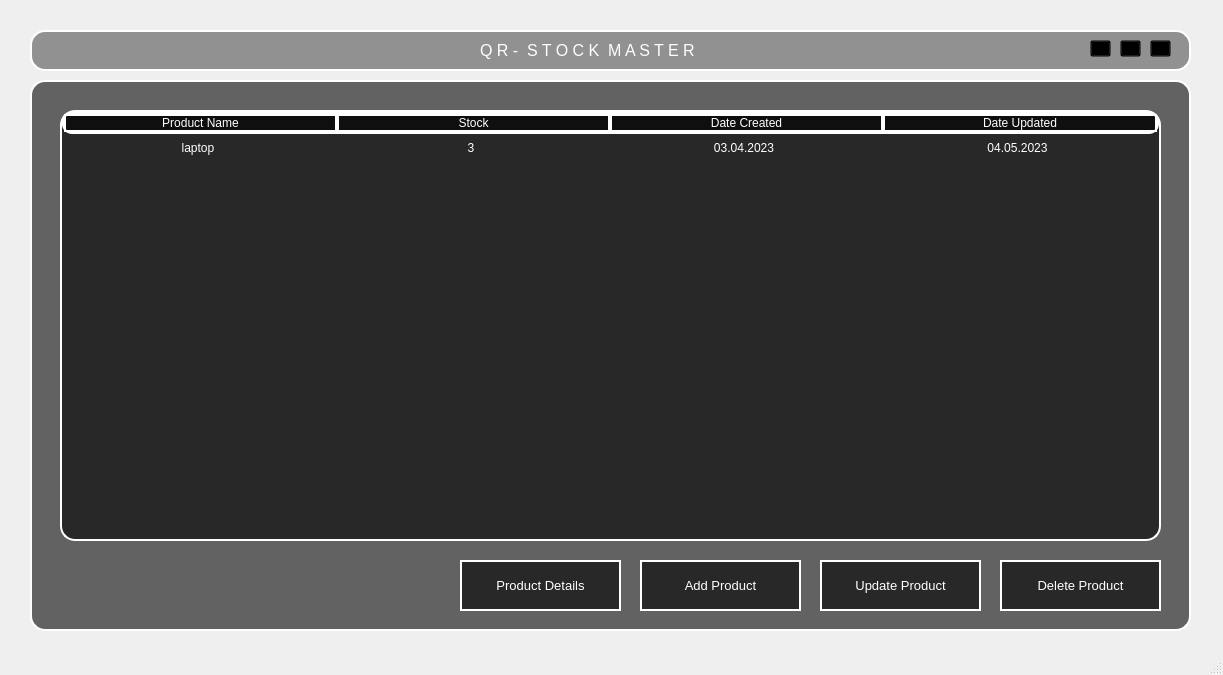
<?xml version="1.0" encoding="UTF-8"?>
<ui version="4.0">
 <class>MainWindow</class>
 <widget class="QMainWindow" name="MainWindow">
  <property name="geometry">
   <rect>
    <x>0</x>
    <y>0</y>
    <width>1223</width>
    <height>675</height>
   </rect>
  </property>
  <property name="windowTitle">
   <string>MainWindow</string>
  </property>
  <widget class="QWidget" name="centralwidget">
   <property name="styleSheet">
    <string notr="true"/>
   </property>
   <widget class="QLabel" name="label">
    <property name="geometry">
     <rect>
      <x>20</x>
      <y>30</y>
      <width>531</width>
      <height>41</height>
     </rect>
    </property>
    <property name="styleSheet">
     <string notr="true">QPushButton#btn_x{
         background-color: qlineargradient(spread:pad, x1:0, y1:0.505682, x2:1, y2:0477, stop:0 rgba(20, 47, 78, 219), stop:1 rgba(85, 98 , 112, 226));
        color: rgba(255, 255, 255, 210);
        border-radius:5px;
}
QPushButton#btn_x:pressed{
        padding-left:5px;
        padding-top:5px;
        background-color:rgba(105, 118, 132, 200);
}
QPushButton#btn_x:hover{
        background-color: qlineargradient(spread:pad, x1:0, y1:0.505682, x2:1, y2:0477, stop:0 rgba(40, 67, 98, 219), stop:1 rgba(105, 118 , 132, 226));
}
</string>
    </property>
    <property name="text">
     <string/>
    </property>
   </widget>
   <widget class="QLabel" name="label_2">
    <property name="geometry">
     <rect>
      <x>30</x>
      <y>30</y>
      <width>1161</width>
      <height>41</height>
     </rect>
    </property>
    <property name="styleSheet">
     <string notr="true">background-color:rgba(0, 0, 0, 100);
border-radius:15px;
border: 1.5px solid white;</string>
    </property>
    <property name="text">
     <string/>
    </property>
   </widget>
   <widget class="QWidget" name="widget" native="true">
    <property name="geometry">
     <rect>
      <x>1090</x>
      <y>40</y>
      <width>81</width>
      <height>21</height>
     </rect>
    </property>
    <property name="styleSheet">
     <string notr="true"/>
    </property>
    <widget class="QPushButton" name="btn_max_3">
     <property name="geometry">
      <rect>
       <x>0</x>
       <y>0</y>
       <width>21</width>
       <height>17</height>
      </rect>
     </property>
     <property name="styleSheet">
      <string notr="true">background-color: rgba(0, 0, 0, 0);</string>
     </property>
     <property name="text">
      <string/>
     </property>
     <property name="icon">
      <iconset resource="icons/iconsRed.qrc">
       <normaloff>:/icons/minus.svg</normaloff>:/icons/minus.svg</iconset>
     </property>
    </widget>
    <widget class="QPushButton" name="btn_max_2">
     <property name="geometry">
      <rect>
       <x>60</x>
       <y>0</y>
       <width>21</width>
       <height>17</height>
      </rect>
     </property>
     <property name="styleSheet">
      <string notr="true">background-color: rgba(0, 0, 0, 0);
</string>
     </property>
     <property name="text">
      <string/>
     </property>
     <property name="icon">
      <iconset resource="icons/iconsRed.qrc">
       <normaloff>:/icons/x.svg</normaloff>:/icons/x.svg</iconset>
     </property>
    </widget>
    <widget class="QPushButton" name="btn_max">
     <property name="geometry">
      <rect>
       <x>30</x>
       <y>0</y>
       <width>21</width>
       <height>17</height>
      </rect>
     </property>
     <property name="styleSheet">
      <string notr="true">background-color: rgba(0, 0, 0, 0);</string>
     </property>
     <property name="text">
      <string/>
     </property>
     <property name="icon">
      <iconset resource="icons/iconsRed.qrc">
       <normaloff>:/icons/maximize.svg</normaloff>:/icons/maximize.svg</iconset>
     </property>
    </widget>
   </widget>
   <widget class="QLabel" name="label_3">
    <property name="geometry">
     <rect>
      <x>10</x>
      <y>10</y>
      <width>1201</width>
      <height>641</height>
     </rect>
    </property>
    <property name="styleSheet">
     <string notr="true">background-image: url(:/image/bg2.jpg);
border-radius:15px;
</string>
    </property>
    <property name="text">
     <string/>
    </property>
   </widget>
   <widget class="QLabel" name="label_4">
    <property name="geometry">
     <rect>
      <x>30</x>
      <y>80</y>
      <width>1161</width>
      <height>551</height>
     </rect>
    </property>
    <property name="styleSheet">
     <string notr="true">background-color:rgba(0, 0, 0, 150);
border-radius:15px;
border: 1.5px solid white;</string>
    </property>
    <property name="text">
     <string/>
    </property>
   </widget>
   <widget class="QLabel" name="label_5">
    <property name="geometry">
     <rect>
      <x>480</x>
      <y>40</y>
      <width>261</width>
      <height>21</height>
     </rect>
    </property>
    <property name="font">
     <font>
      <pointsize>12</pointsize>
     </font>
    </property>
    <property name="styleSheet">
     <string notr="true">color: rgb(255, 255, 255);</string>
    </property>
    <property name="text">
     <string>Q R -  S T O C K  M A S T E R</string>
    </property>
   </widget>
   <widget class="QPushButton" name="btn_add_product">
    <property name="geometry">
     <rect>
      <x>640</x>
      <y>560</y>
      <width>161</width>
      <height>51</height>
     </rect>
    </property>
    <property name="font">
     <font>
      <pointsize>10</pointsize>
     </font>
    </property>
    <property name="styleSheet">
     <string notr="true">background-color:rgba(0, 0, 0, 150);
border: 1.5px solid white;
color:white</string>
    </property>
    <property name="text">
     <string>Add Product</string>
    </property>
    <property name="icon">
     <iconset resource="icons/iconsRed.qrc">
      <normaloff>:/icons/download.svg</normaloff>:/icons/download.svg</iconset>
    </property>
    <property name="iconSize">
     <size>
      <width>30</width>
      <height>30</height>
     </size>
    </property>
   </widget>
   <widget class="QPushButton" name="btn_delete_product">
    <property name="geometry">
     <rect>
      <x>1000</x>
      <y>560</y>
      <width>161</width>
      <height>51</height>
     </rect>
    </property>
    <property name="font">
     <font>
      <pointsize>10</pointsize>
     </font>
    </property>
    <property name="styleSheet">
     <string notr="true">background-color:rgba(0, 0, 0, 150);
border: 1.5px solid white;
color:white</string>
    </property>
    <property name="text">
     <string>Delete Product</string>
    </property>
    <property name="icon">
     <iconset resource="icons/iconsRed.qrc">
      <normaloff>:/icons/delete.svg</normaloff>:/icons/delete.svg</iconset>
    </property>
    <property name="iconSize">
     <size>
      <width>30</width>
      <height>30</height>
     </size>
    </property>
   </widget>
   <widget class="QPushButton" name="btn_update_product">
    <property name="geometry">
     <rect>
      <x>820</x>
      <y>560</y>
      <width>161</width>
      <height>51</height>
     </rect>
    </property>
    <property name="font">
     <font>
      <pointsize>10</pointsize>
     </font>
    </property>
    <property name="styleSheet">
     <string notr="true">background-color:rgba(0, 0, 0, 150);
border: 1.5px solid white;
color:white</string>
    </property>
    <property name="text">
     <string>Update Product</string>
    </property>
    <property name="icon">
     <iconset resource="icons/iconsRed.qrc">
      <normaloff>:/icons/edit.svg</normaloff>:/icons/edit.svg</iconset>
    </property>
    <property name="iconSize">
     <size>
      <width>30</width>
      <height>30</height>
     </size>
    </property>
   </widget>
   <widget class="QTableWidget" name="tableWidget">
    <property name="geometry">
     <rect>
      <x>60</x>
      <y>110</y>
      <width>1101</width>
      <height>431</height>
     </rect>
    </property>
    <property name="contextMenuPolicy">
     <enum>Qt::DefaultContextMenu</enum>
    </property>
    <property name="acceptDrops">
     <bool>false</bool>
    </property>
    <property name="layoutDirection">
     <enum>Qt::LeftToRight</enum>
    </property>
    <property name="autoFillBackground">
     <bool>false</bool>
    </property>
    <property name="styleSheet">
     <string notr="true">QTableWidget
{
	background-color:rgba(0, 0, 0, 150);
	border-radius:15px;
	border: 1.5px solid white;
	color: white
}

QHeaderView
{
	border:none;
	background-color: rgba(0, 0, 0, 100);
	color: rgb(0, 0, 0);
	border:2px solid white;
	border-radius:10px;
}
QHeaderView::section
{
	border:none;
	background-color: rgba(0, 0, 0, 100);
	border:2px solid white;
	color: rgb(255, 255, 255);
	border-radius:10px;
}</string>
    </property>
    <property name="inputMethodHints">
     <set>Qt::ImhNone</set>
    </property>
    <property name="frameShape">
     <enum>QFrame::Box</enum>
    </property>
    <property name="frameShadow">
     <enum>QFrame::Sunken</enum>
    </property>
    <property name="lineWidth">
     <number>1</number>
    </property>
    <property name="midLineWidth">
     <number>2</number>
    </property>
    <property name="verticalScrollBarPolicy">
     <enum>Qt::ScrollBarAsNeeded</enum>
    </property>
    <property name="sizeAdjustPolicy">
     <enum>QAbstractScrollArea::AdjustToContents</enum>
    </property>
    <property name="alternatingRowColors">
     <bool>false</bool>
    </property>
    <property name="textElideMode">
     <enum>Qt::ElideMiddle</enum>
    </property>
    <property name="showGrid">
     <bool>true</bool>
    </property>
    <property name="gridStyle">
     <enum>Qt::NoPen</enum>
    </property>
    <property name="sortingEnabled">
     <bool>true</bool>
    </property>
    <attribute name="horizontalHeaderVisible">
     <bool>true</bool>
    </attribute>
    <attribute name="horizontalHeaderCascadingSectionResizes">
     <bool>true</bool>
    </attribute>
    <attribute name="horizontalHeaderDefaultSectionSize">
     <number>273</number>
    </attribute>
    <attribute name="horizontalHeaderHighlightSections">
     <bool>true</bool>
    </attribute>
    <attribute name="horizontalHeaderShowSortIndicator" stdset="0">
     <bool>true</bool>
    </attribute>
    <attribute name="horizontalHeaderStretchLastSection">
     <bool>true</bool>
    </attribute>
    <attribute name="verticalHeaderVisible">
     <bool>false</bool>
    </attribute>
    <attribute name="verticalHeaderCascadingSectionResizes">
     <bool>false</bool>
    </attribute>
    <attribute name="verticalHeaderHighlightSections">
     <bool>false</bool>
    </attribute>
    <attribute name="verticalHeaderShowSortIndicator" stdset="0">
     <bool>false</bool>
    </attribute>
    <row>
     <property name="text">
      <string>1</string>
     </property>
    </row>
    <column>
     <property name="text">
      <string>Product Name</string>
     </property>
     <property name="textAlignment">
      <set>AlignCenter</set>
     </property>
    </column>
    <column>
     <property name="text">
      <string>Stock</string>
     </property>
    </column>
    <column>
     <property name="text">
      <string>Date Created</string>
     </property>
    </column>
    <column>
     <property name="text">
      <string>Date Updated</string>
     </property>
    </column>
    <item row="0" column="0">
     <property name="text">
      <string>laptop</string>
     </property>
     <property name="textAlignment">
      <set>AlignCenter</set>
     </property>
    </item>
    <item row="0" column="1">
     <property name="text">
      <string>3</string>
     </property>
     <property name="textAlignment">
      <set>AlignCenter</set>
     </property>
    </item>
    <item row="0" column="2">
     <property name="text">
      <string>03.04.2023</string>
     </property>
     <property name="textAlignment">
      <set>AlignCenter</set>
     </property>
    </item>
    <item row="0" column="3">
     <property name="text">
      <string>04.05.2023</string>
     </property>
     <property name="textAlignment">
      <set>AlignCenter</set>
     </property>
    </item>
   </widget>
   <widget class="QPushButton" name="btn_details">
    <property name="geometry">
     <rect>
      <x>460</x>
      <y>560</y>
      <width>161</width>
      <height>51</height>
     </rect>
    </property>
    <property name="font">
     <font>
      <pointsize>10</pointsize>
     </font>
    </property>
    <property name="styleSheet">
     <string notr="true">background-color:rgba(0, 0, 0, 150);
border: 1.5px solid white;
color:white</string>
    </property>
    <property name="text">
     <string>Product Details</string>
    </property>
    <property name="icon">
     <iconset resource="icons/iconsRed.qrc">
      <normaloff>:/icons/search.svg</normaloff>:/icons/search.svg</iconset>
    </property>
    <property name="iconSize">
     <size>
      <width>30</width>
      <height>30</height>
     </size>
    </property>
   </widget>
   <zorder>label_3</zorder>
   <zorder>label_4</zorder>
   <zorder>label</zorder>
   <zorder>label_2</zorder>
   <zorder>widget</zorder>
   <zorder>label_5</zorder>
   <zorder>btn_add_product</zorder>
   <zorder>btn_delete_product</zorder>
   <zorder>btn_update_product</zorder>
   <zorder>tableWidget</zorder>
   <zorder>btn_details</zorder>
  </widget>
  <widget class="QStatusBar" name="statusbar"/>
 </widget>
 <resources>
  <include location="res.qrc"/>
  <include location="icons/iconsRed.qrc"/>
 </resources>
 <connections/>
</ui>
